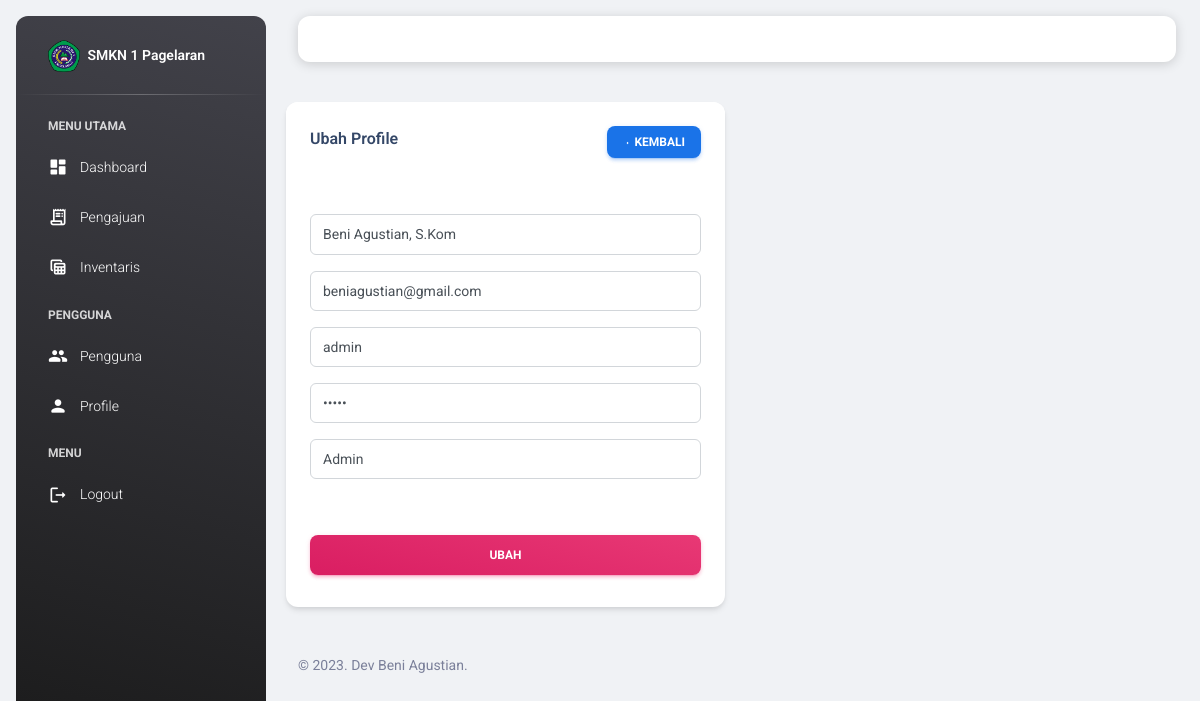
The page /view_user/profile_edit.php (signed in) on the database its author committed.
### tables this page shows
CREATE TABLE `users` (
  `id_user` int(11) NOT NULL,
  `nama` varchar(255) NOT NULL,
  `username` varchar(255) NOT NULL,
  `email` varchar(255) NOT NULL,
  `password` varchar(255) NOT NULL,
  `image` varchar(255) NOT NULL,
  `role_id` int(11) NOT NULL,
  `date_created` date NOT NULL,
  `is_active` int(11) NOT NULL
);

CREATE TABLE `users_role` (
  `id_role` int(11) NOT NULL,
  `role` varchar(255) NOT NULL
);

### functions.php (called while the page is built, shortened)
<?php
$conn = mysqli_connect("localhost", "root", "", "db_siib");
function query($query)
{
    global $conn;
    $result = mysqli_query($conn, $query);
    $rows = [];
    while ($row = mysqli_fetch_assoc($result)) {
        $rows[] = $row;
    }
    return $rows;
}

### view_user/profile_edit.php (the view, shortened to what this page needs)
<?php
include "../templates/header.php";
?>
<div class="row mb-4">
    <div class="col-12 col-md-6">
        <div class="card">
            <div class="card-header pb-0">
                <div class="row">
                    <div class="col-lg-6 col-7">
                        <h6>Ubah Profile</h6>
                    </div>
                    <div class="col-lg-6 col-5 my-auto text-end">
                        <a href="profile.php" class="btn btn-sm btn-info text-white"><i
                                class="material-icons opacity-10">arrow_left</i> Kembali</a>
                    </div>
                </div>
            </div>
            <div class="card-body pb-4">
                <div class="row">
                    <div class="col-12">
                        <form role="form" class="text-start" method="POST" action="">
                            <div class="input-group input-group-outline my-3">
                                <input type="text" class="form-control" name="nama" value="<?= $user["nama"]; ?>">
                            </div>
                            <div class="input-group input-group-outline mb-3">
                                <input type="email" class="form-control" name="email" value="<?= $user["email"]; ?>">
                            </div>
                            <div class="input-group input-group-outline my-3">
                                <input type="text" class="form-control" name="username"
                                    value="<?= $user["username"]; ?>">
                            </div>
                            <div class="input-group input-group-outline mb-3">
                                <input type="password" class="form-control" name="password"
                                    value="<?= $user["password"]; ?>">
                            </div>
                            <div class="input-group input-group-outline my-3">
                                <select class="form-select form-control mb-3" name="role">
                                    <option value="<?= $user["role_id"]; ?>"><?= $user["role"]; ?></option>
                                </select>
                            </div>
                            <div class="text-center">
                                <button type="submit" class="btn bg-gradient-primary w-100 my-4 mb-2"
                                    name="edit_profile">Ubah</button>
                            </div>
                        </form>
                    </div>
                </div>
            </div>
        </div>
    </div>
</div>
<?php
include "../templates/footer.php";
?>

### rows shown on the page
users: nama "Beni Agustian, S.Kom", email "beniagustian@gmail.com", username "admin", role "Admin"
